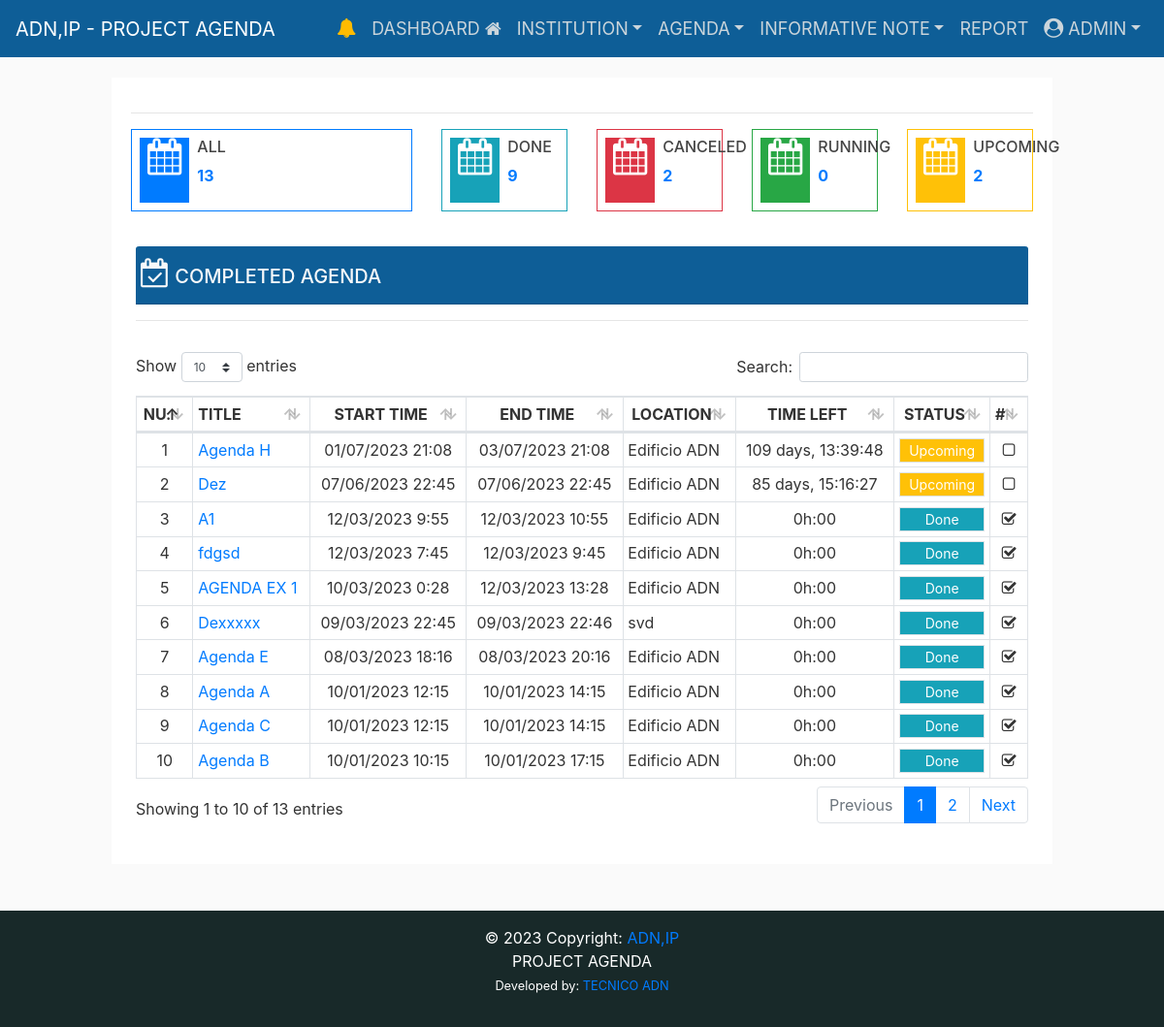
Screenshot of /completed-agenda/ (signed in) with the database file from the repository.
### eventapps/authentication/models.py (models this page shows)
class User(AbstractUser):
    is_dei = models.BooleanField(default=False, verbose_name='Director')
    is_adj = models.BooleanField(default=False, verbose_name='Adjunto')
    is_uga = models.BooleanField(default=False, verbose_name='UGA')
    is_uap = models.BooleanField(default=False, verbose_name='UAP')
    is_ucvq = models.BooleanField(default=False, verbose_name='UCVQ')
    is_uedc = models.BooleanField(default=False, verbose_name='UEDC')
    is_secretary = models.BooleanField(
        default=False, verbose_name='SECRETARY')
    is_media = models.BooleanField(default=False, verbose_name='MEDIA')

### eventapps/event/models.py (models this page shows, shortened)
class Agenda(models.Model):
    user = models.ForeignKey(
        User, on_delete=models.CASCADE, related_name="agenda")
    title = models.CharField(
        max_length=255, unique=True, verbose_name='Agenda')
    title_slug = models.SlugField(
        max_length=255, null=False, unique=True, verbose_name='Title-Slug')
    catagenda = models.ForeignKey(
        CatAgenda, on_delete=models.CASCADE, related_name="agenda", verbose_name="Category Agenda")
    institution = models.ForeignKey(
        Institution, on_delete=models.CASCADE, related_name="agenda", verbose_name="Institution")
    start_time = models.DateTimeField()
    end_time = models.DateTimeField()
    location = models.CharField(max_length=255, null=False, blank=True)
    observation = models.TextField(null=False, blank=True)
    is_cancel = models.BooleanField(default=False)
    is_active = models.BooleanField(default=True)
    STATUS = (
        ('Pending', 'Pending'),
        ('Read', 'Read'),
    )
    status = models.CharField(max_length=20, choices=STATUS)
    created_at = models.DateTimeField(auto_now_add=True)
    updated_at = models.DateTimeField(auto_now=True)
    class Meta:
        verbose_name_plural = ("Agenda")
        ordering = ('-start_time', )

### eventapps/event/views.py (the view)
# urls.py: path('completed-agenda/', views.completedAgenda_list,
@login_required(login_url="/login/")
def completedAgenda_list(request):
    context = {
    }
    return render(request, 'event/completed_agenda.html', context)

### eventapps/templates/event/completed_agenda.html (shortened to what this page needs)
{% extends "layouts/base.html" %}
{% load static %}
{% load mathfilters %}
{% block content %}
<div class="row d-flex justify-content-center ">
  <div class="col-sm-12">
    <div class="border-info shadow-lg bg-white">
      <div class="card-body">
        <hr />
        <div class="row">
          <div class="col-md-6 col-lg-4">
            <div class="widget-small border border-primary d-flex justify-content-left p-2">
              <i class="icon fa fa fa-calendar fa-2x pl-2 pr-2 bg-primary"
                style="font-size:38px;color:rgb(255, 255, 255)"></i>
              <div class="pl-2">
                <a href="{%url 'completedAgenda_list' %}">
                  <h6>ALL</h6>
                  <p><b>{{ agenda_count }}</b></p>
                </a>
              </div>
            </div>
          </div>
          <div class="col-md-6 col-lg-2">
            <div class="widget-small border border-info d-flex justify-content-left p-2">
              <i class="icon fa fa fa-calendar fa-2x pl-2 pr-2 bg-info"
                style="font-size:38px;color:rgb(255, 255, 255)"></i>
              <div class="pl-2">
                <a href="{%url 'concludedAgenda_list' %}">
                  <h6>DONE</h6>
                  <p><b>{{ concluded_agenda_count }}</b></p>
                </a>
              </div>
            </div>
          </div>
          <div class="col-md-6 col-lg-2">
            <div class="widget-small border border-danger d-flex justify-content-left p-2">
              <i class="icon fa fa fa-calendar fa-2x pl-2 pr-2 bg-danger"
                style="font-size:38px;color:rgb(255, 255, 255)"></i>
              <div class="pl-2">
                <a href="{%url 'canceledAgenda_list' %}">
                  <h6>CANCELED</h6>
                  <p><b>{{ canceled_agenda_count}}</b></p>
                </a>
              </div>
            </div>
          </div>
          <div class="col-md-6 col-lg-2">
            <div class="widget-small border border-success d-flex justify-content-left p-2">
              <i class="icon fa fa-calendar fa-2x pl-2 pr-2 bg-success "
                style="font-size:38px;color:rgb(255, 255, 255)"></i>
              <div class="pl-2">
                <a href="{%url 'runningAgenda_list' %}">
                  <h6>RUNNING</h6>
                  <p><b>{{ running_agenda_count }}</b></p>
                </a>
              </div>
            </div>
          </div>
          <div class="col-md-6 col-lg-2">
            <div class="widget-small border border-warning d-flex justify-content-left p-2">
              <i class="icon fa fa-calendar fa-2x pl-2 pr-2 bg-warning "
                style="font-size:38px;color:rgb(255, 255, 255)"></i>
              <div class="pl-2">
                <a href="{%url 'upcomingAgenda_list' %}">
                  <h6>UPCOMING</h6>
                  <p><b>{{ upcoming_agenda_count }}</b></p>
                </a>
              </div>
            </div>
          </div>
          <div class="col-md-12 pt-3">
            <div class="row">
              <div class="card-body">
                <div class="card-header bg-card pb-2 d-flex justify-content-between">
                  <div class="row flex-row">
                    <h5 class="text-light"><i class="fa fa-calendar-check-o" style="font-size:30px"></i> COMPLETED
                      AGENDA</h5>
                  </div>
                </div>
                <hr>
                <section id='no-more-tables' class="pt-3">
                  <table class="table table-bordered table-sm" id="example" width="100%" cellspacing="0">
                    <thead>
                      <tr>
                        <th class="text-center">NU.</th>
                        <th>TITLE</th>
                        <th class="text-center">START TIME</th>
                        <th class="text-center">END TIME</th>
                        <th class="text-center">LOCATION</th>
                        <th class="text-center">TIME LEFT</th>
                        <th class="text-center">STATUS</th>
                        <th>#</th>
                      </tr>
                    </thead>
                    <tbody>
                      {% for obj in agenda_list_home %}
                      {% if obj.is_cancel == False %}
                      <tr>
                        <td class="text-center">{{ forloop.counter }}</td>
                        {% if obj.start_time > current_datetime %}
                        <td data-title="Title">
                          <a href="{% url 'upcomingAgenda_list_detail' title_slug=obj.title_slug %}"
                            class="float-left">{{obj.title }}</a>
                        </td>
                        <td style="text-align:center;">{{obj.start_time|date:"d/m/Y G:i" }}
                        </td>
                        <td style="text-align:center;">{{ obj.end_time|date:"d/m/Y G:i" }}</td>
                        <td>{{ obj.location }} </td>
                        {% with res=obj.start_time|sub:current_datetime %}
                        <td class='text-center'> {{res}}
                          {% endwith %}
                        </td>
                        <td><button style="font-size:14px;" class="bg-warning text-white border w-100">Upcoming</button>
                        </td>
                        <td class="text-center"><i class="fa fa-square-o"></i></td>
                          {% elif obj.end_time < current_datetime %} <td data-title="Title">
                            <a href="{% url 'concludedAgenda_list_detail' title_slug=obj.title_slug %}"
                              class="float-left">
                              {{obj.title }}</a>
                            </td>
                            <td style="text-align:center;">{{obj.start_time|date:"d/m/Y G:i" }}</td>
                            <td style="text-align:center;">{{ obj.end_time|date:"d/m/Y G:i" }}</td>
                            <td>{{ obj.location }} </td>
                            <td class='text-center'>0h:00</td>
                            <td class="text-center">
                              <button style="font-size:14px;" class="bg-info text-white border w-100">Done </button>
                            </td>
                            <td class='text-center'><i class="fa fa-check-square-o"></i>
                            </td>
                            {% endif %}
                            {% endif %}
                      </tr>
                      {% endfor %}
                    </tbody>
                  </table>
                </section>
              </div>
            </div>
          </div>
        </div>
      </div>
    </div>
  </div>
  {% endblock %}

### eventapps/templates/includes/navigation.html (shortened to what this page needs)
{% load static %}
<header class="site-header fixed-top">
    <nav class="navbar navbar-expand-md navbar-dark bg-card">
        <a class="navbar-brand ps-2" href="{%url 'home' %}">
            ADN,IP - PROJECT AGENDA </a>
        {% if user.is_authenticated %}
        <div class="collapse navbar-collapse" id="navbarsExampleDefault">
            <ul class="navbar-nav ml-auto">
                {% if pending_upcoming.count != 0 %}
                <li class="nav-item"><a class="nav-link" href="{% url 'upcomingAgenda_read' %}">
                        <i class='fa fa-bell' style='font-size:20px; color:rgb(255, 187, 0)'></i>
                        {% if pending_upcoming.count != 0 %}
                        <span class="ag">{{ pending_upcoming.count }}</span>
                        {% endif %}
                    </a>
                </li>
                {% else %}
                <li class="nav-item"><a class="nav-link" href="#">
                        <i class='fa fa-bell' style='font-size:20px; color:rgb(255, 187, 0)'></i>
                    </a>
                </li>
                {% endif %}
                <li class="nav-item"><a class="nav-link" href="{% url 'home' %}">DASHBOARD <i
                            class="fa fa-home"></i></a>
                </li>
                {% if user.groups.all.0.name == 'admin' %}
                <li class="nav-item dropdown">
                    <a class="nav-link dropdown-toggle" href="#" id="profile" data-toggle="dropdown"
                        aria-haspopup="true" aria-expanded="false">INSTITUTION</a>
                </li>
                <li class="nav-item dropdown">
                    <a class="nav-link dropdown-toggle" href="#" id="profile" data-toggle="dropdown"
                        aria-haspopup="true" aria-expanded="false">AGENDA</a>
                </li>
                <li class="nav-item dropdown">
                    <a class="nav-link dropdown-toggle" href="#" id="profile" data-toggle="dropdown"
                        aria-haspopup="true" aria-expanded="false">INFORMATIVE NOTE</a>
                </li>
                {% endif %}
                <li class="nav-item"><a class="nav-link" href="{% url 'report_agenda' %}">REPORT </a>
                </li>
                <li class="nav-item dropdown">
                    <a class="nav-link dropdown-toggle" href="#" id="profile" data-toggle="dropdown"
                        aria-haspopup="true" aria-expanded="false"> <i class='fa fa-user-circle'
                            style='font-size:20px'></i> {{ request.user.username|upper }}</a>
                </li>
            </ul>
        </div>
        {% endif %}
    </nav>
</header>

### eventapps/static/main/css/main.css (style rules this page uses)
body { background: #fafafa; color: #333333; margin-top: 5rem; }
h1, h2, h3, h4, h5, h6 { color: #444444; }
.bg-card { background-color: #0e5e97; color: white; font-size: large; }
.site-header .navbar-nav { color: #cbd5db; }
.site-header .navbar-nav .nav-link { color: #cbd5db; padding-right: .5rem !important; padding-left: .5rem !important; }

### rows the page displays
User: user.username "ADMIN"
Agenda: title "Agenda H", start_time "01/07/2023 21:08", end_time "03/07/2023 21:08", location "Edificio ADN", obj "109 days, 13:39:48"
Agenda: title "Dez", start_time "07/06/2023 22:45", end_time "07/06/2023 22:45", location "Edificio ADN", obj "85 days, 15:16:27"
Agenda: title "A1", start_time "12/03/2023 9:55", end_time "12/03/2023 10:55", location "Edificio ADN"
Agenda: title "fdgsd", start_time "12/03/2023 7:45", end_time "12/03/2023 9:45", location "Edificio ADN"
Agenda: title "AGENDA EX 1", start_time "10/03/2023 0:28", end_time "12/03/2023 13:28", location "Edificio ADN"
Agenda: title "Dexxxxx", start_time "09/03/2023 22:45", end_time "09/03/2023 22:46", location "svd"
Agenda: title "Agenda E", start_time "08/03/2023 18:16", end_time "08/03/2023 20:16", location "Edificio ADN"
Agenda: title "Agenda A", start_time "10/01/2023 12:15", end_time "10/01/2023 14:15", location "Edificio ADN"
Agenda: title "Agenda C", start_time "10/01/2023 12:15", end_time "10/01/2023 14:15", location "Edificio ADN"
Agenda: title "Agenda B", start_time "10/01/2023 10:15", end_time "10/01/2023 17:15", location "Edificio ADN"

### other values shown
{{ agenda_count }} "13"
{{ concluded_agenda_count }} "9"
{{ canceled_agenda_count }} "2"
{{ running_agenda_count }} "0"
{{ upcoming_agenda_count }} "2"
